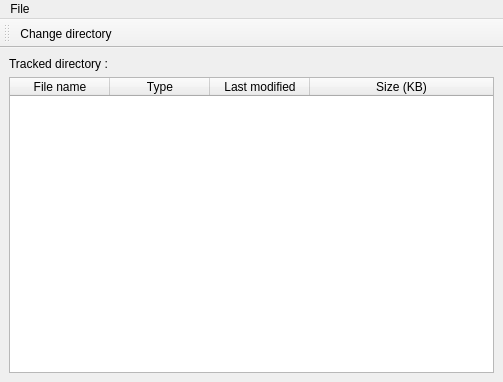
<?xml version="1.0" encoding="UTF-8"?>
<ui version="4.0">
 <class>MainWindow</class>
 <widget class="QMainWindow" name="MainWindow">
  <property name="geometry">
   <rect>
    <x>0</x>
    <y>0</y>
    <width>503</width>
    <height>382</height>
   </rect>
  </property>
  <property name="windowTitle">
   <string>DirectoryWatcher</string>
  </property>
  <widget class="QWidget" name="centralWidget">
   <layout class="QVBoxLayout" name="verticalLayout">
    <property name="leftMargin">
     <number>9</number>
    </property>
    <property name="topMargin">
     <number>9</number>
    </property>
    <property name="rightMargin">
     <number>9</number>
    </property>
    <property name="bottomMargin">
     <number>9</number>
    </property>
    <item>
     <widget class="QLabel" name="trackedDirLabel">
      <property name="text">
       <string>Tracked directory : </string>
      </property>
     </widget>
    </item>
    <item>
     <widget class="QTableWidget" name="filesTable">
      <property name="sizePolicy">
       <sizepolicy hsizetype="Expanding" vsizetype="Expanding">
        <horstretch>0</horstretch>
        <verstretch>0</verstretch>
       </sizepolicy>
      </property>
      <attribute name="horizontalHeaderCascadingSectionResizes">
       <bool>true</bool>
      </attribute>
      <attribute name="horizontalHeaderMinimumSectionSize">
       <number>10</number>
      </attribute>
      <attribute name="horizontalHeaderShowSortIndicator" stdset="0">
       <bool>false</bool>
      </attribute>
      <attribute name="horizontalHeaderStretchLastSection">
       <bool>true</bool>
      </attribute>
      <attribute name="verticalHeaderCascadingSectionResizes">
       <bool>false</bool>
      </attribute>
      <attribute name="verticalHeaderShowSortIndicator" stdset="0">
       <bool>false</bool>
      </attribute>
      <attribute name="verticalHeaderStretchLastSection">
       <bool>false</bool>
      </attribute>
      <column>
       <property name="text">
        <string>File name</string>
       </property>
      </column>
      <column>
       <property name="text">
        <string>Type</string>
       </property>
      </column>
      <column>
       <property name="text">
        <string>Last modified</string>
       </property>
      </column>
      <column>
       <property name="text">
        <string>Size (KB)</string>
       </property>
      </column>
     </widget>
    </item>
   </layout>
  </widget>
  <widget class="QMenuBar" name="menuBar">
   <property name="geometry">
    <rect>
     <x>0</x>
     <y>0</y>
     <width>503</width>
     <height>20</height>
    </rect>
   </property>
   <widget class="QMenu" name="menuFile">
    <property name="title">
     <string>File</string>
    </property>
    <addaction name="actionChange_directory"/>
    <addaction name="actionExit"/>
   </widget>
   <addaction name="menuFile"/>
  </widget>
  <widget class="QToolBar" name="mainToolBar">
   <attribute name="toolBarArea">
    <enum>TopToolBarArea</enum>
   </attribute>
   <attribute name="toolBarBreak">
    <bool>false</bool>
   </attribute>
   <addaction name="actionChange_directory"/>
  </widget>
  <action name="actionChange_directory">
   <property name="text">
    <string>Change directory</string>
   </property>
   <property name="shortcut">
    <string>Ctrl+O</string>
   </property>
  </action>
  <action name="actionExit">
   <property name="text">
    <string>Exit</string>
   </property>
  </action>
 </widget>
 <layoutdefault spacing="6" margin="11"/>
 <resources/>
 <connections/>
</ui>
